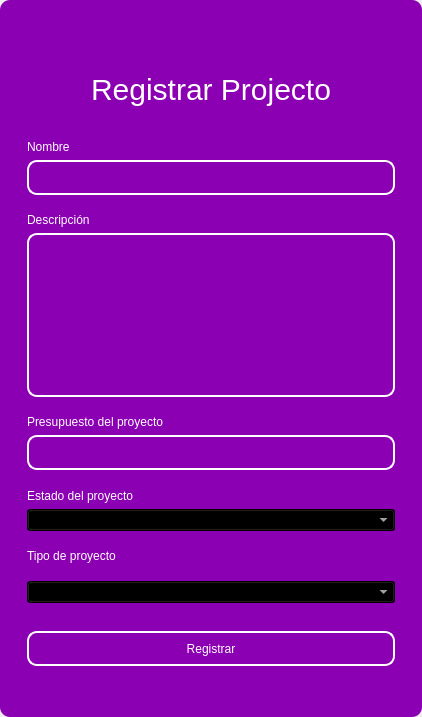
<?xml version="1.0" encoding="UTF-8"?>
<ui version="4.0">
 <class>MainWindow</class>
 <widget class="QMainWindow" name="MainWindow">
  <property name="geometry">
   <rect>
    <x>0</x>
    <y>0</y>
    <width>422</width>
    <height>717</height>
   </rect>
  </property>
  <property name="windowTitle">
   <string>MainWindow</string>
  </property>
  <property name="styleSheet">
   <string notr="true"/>
  </property>
  <widget class="QWidget" name="centralwidget">
   <property name="styleSheet">
    <string notr="true"/>
   </property>
   <layout class="QVBoxLayout" name="verticalLayout">
    <property name="spacing">
     <number>0</number>
    </property>
    <property name="leftMargin">
     <number>0</number>
    </property>
    <property name="topMargin">
     <number>0</number>
    </property>
    <property name="rightMargin">
     <number>0</number>
    </property>
    <property name="bottomMargin">
     <number>0</number>
    </property>
    <item>
     <widget class="QFrame" name="frame">
      <property name="enabled">
       <bool>true</bool>
      </property>
      <property name="styleSheet">
       <string notr="true">QFrame {
	border-radius:10px;
	background-color: rgb(140, 0, 179);
 }
</string>
      </property>
      <property name="frameShape">
       <enum>QFrame::StyledPanel</enum>
      </property>
      <property name="frameShadow">
       <enum>QFrame::Raised</enum>
      </property>
      <layout class="QVBoxLayout" name="verticalLayout_2">
       <item>
        <widget class="QFrame" name="frame_superior">
         <property name="minimumSize">
          <size>
           <width>0</width>
           <height>40</height>
          </size>
         </property>
         <property name="maximumSize">
          <size>
           <width>16777215</width>
           <height>40</height>
          </size>
         </property>
         <property name="styleSheet">
          <string notr="true">QPushButton{
border-radius:18px;
}

QPushButton:hover{
	background-color: rgb(0, 0, 0);
}
</string>
         </property>
         <property name="frameShape">
          <enum>QFrame::StyledPanel</enum>
         </property>
         <property name="frameShadow">
          <enum>QFrame::Raised</enum>
         </property>
         <layout class="QHBoxLayout" name="horizontalLayout_3">
          <property name="spacing">
           <number>4</number>
          </property>
          <property name="leftMargin">
           <number>0</number>
          </property>
          <property name="topMargin">
           <number>0</number>
          </property>
          <property name="rightMargin">
           <number>0</number>
          </property>
          <property name="bottomMargin">
           <number>0</number>
          </property>
          <item>
           <widget class="QPushButton" name="btn_icon">
            <property name="text">
             <string/>
            </property>
            <property name="iconSize">
             <size>
              <width>40</width>
              <height>40</height>
             </size>
            </property>
           </widget>
          </item>
          <item>
           <spacer name="horizontalSpacer_2">
            <property name="orientation">
             <enum>Qt::Horizontal</enum>
            </property>
            <property name="sizeHint" stdset="0">
             <size>
              <width>443</width>
              <height>20</height>
             </size>
            </property>
           </spacer>
          </item>
          <item>
           <widget class="QPushButton" name="bt_minimizar">
            <property name="minimumSize">
             <size>
              <width>38</width>
              <height>38</height>
             </size>
            </property>
            <property name="maximumSize">
             <size>
              <width>38</width>
              <height>38</height>
             </size>
            </property>
            <property name="cursor">
             <cursorShape>PointingHandCursor</cursorShape>
            </property>
            <property name="text">
             <string/>
            </property>
            <property name="icon">
             <iconset>
              <normaloff>image/minus.svg</normaloff>image/minus.svg</iconset>
            </property>
            <property name="iconSize">
             <size>
              <width>38</width>
              <height>38</height>
             </size>
            </property>
           </widget>
          </item>
          <item>
           <widget class="QPushButton" name="bt_maximizar">
            <property name="minimumSize">
             <size>
              <width>38</width>
              <height>38</height>
             </size>
            </property>
            <property name="maximumSize">
             <size>
              <width>38</width>
              <height>38</height>
             </size>
            </property>
            <property name="cursor">
             <cursorShape>PointingHandCursor</cursorShape>
            </property>
            <property name="text">
             <string/>
            </property>
            <property name="icon">
             <iconset>
              <normaloff>image/chevron-up.svg</normaloff>image/chevron-up.svg</iconset>
            </property>
            <property name="iconSize">
             <size>
              <width>38</width>
              <height>38</height>
             </size>
            </property>
           </widget>
          </item>
          <item>
           <widget class="QPushButton" name="bt_restaurar">
            <property name="minimumSize">
             <size>
              <width>38</width>
              <height>38</height>
             </size>
            </property>
            <property name="maximumSize">
             <size>
              <width>38</width>
              <height>38</height>
             </size>
            </property>
            <property name="cursor">
             <cursorShape>PointingHandCursor</cursorShape>
            </property>
            <property name="text">
             <string/>
            </property>
            <property name="icon">
             <iconset>
              <normaloff>image/chevron-down.svg</normaloff>image/chevron-down.svg</iconset>
            </property>
            <property name="iconSize">
             <size>
              <width>38</width>
              <height>38</height>
             </size>
            </property>
           </widget>
          </item>
          <item>
           <widget class="QPushButton" name="bt_cerrar">
            <property name="minimumSize">
             <size>
              <width>38</width>
              <height>38</height>
             </size>
            </property>
            <property name="maximumSize">
             <size>
              <width>38</width>
              <height>38</height>
             </size>
            </property>
            <property name="cursor">
             <cursorShape>PointingHandCursor</cursorShape>
            </property>
            <property name="text">
             <string/>
            </property>
            <property name="icon">
             <iconset>
              <normaloff>image/x.svg</normaloff>image/x.svg</iconset>
            </property>
            <property name="iconSize">
             <size>
              <width>38</width>
              <height>38</height>
             </size>
            </property>
           </widget>
          </item>
         </layout>
        </widget>
       </item>
       <item>
        <widget class="QFrame" name="frame_3">
         <property name="styleSheet">
          <string notr="true">QLabel {
	color: rgb(255, 255, 254);
	font: 12pt &quot;Arial&quot;;
	background-color: rgba(0, 0, 0,0);
}

QTextEdit{
background-color: rgba(0, 0, 0,0);
border-radius:10px; 
font: 12pt &quot;Arial&quot;;
color: rgb(255, 255, 254);
border: 2px solid  rgb(255, 255, 255);

}

QTextEdit:hover{
background-color: rgba(0, 0, 0,0);
border-radius:10px; 
font: 12pt &quot;Arial&quot;;
border: 2px solid  rgb(120, 0, 171);
}

QTextEdit:focus{
background-color: rgb(0, 0, 0);
border-radius:10px; 
font: 12pt &quot;Arial&quot;;
border: 2px solid rgb(120, 0, 171);
}

QLineEdit{
background-color: rgba(0, 0, 0,0);
border-radius:10px; 
font: 12pt &quot;Arial&quot;;
color: rgb(255, 255, 254);
border: 2px solid  rgb(255, 255, 255);

}

QLineEdit:hover{
background-color: rgba(0, 0, 0,0);
border-radius:10px; 
font: 12pt &quot;Arial&quot;;
border: 2px solid  rgb(120, 0, 171);
}

QLineEdit:focus{
background-color: rgb(0, 0, 0);
border-radius:10px; 
font: 12pt &quot;Arial&quot;;
border: 2px solid rgb(120, 0, 171);
}

QCheckBox{
	font: 12pt &quot;Arial&quot;;
	color: rgb(255, 255, 255);
}

QCheckBox::indicator {
    width: 18px;
    height:18px;
}

QCheckBox::indicator:unchecked {
   background-image: url(image/square.svg);
}

QCheckBox::indicator:checked {
   background-image: url(image/check-square.svg);
}

QPushButton{
border-radius:10px; 
font: 12pt &quot;Arial&quot;;
color: rgb(255, 255, 254);
border: 2px solid #ffffff;
}

QPushButton:hover{
border-radius:10px; 
font: 12pt &quot;Arial&quot;;
color: rgb(255, 255, 255);
border: 2px solid rgb(120, 0, 171);
	background-color: rgb(120, 0, 171);
}
</string>
         </property>
         <property name="frameShape">
          <enum>QFrame::StyledPanel</enum>
         </property>
         <property name="frameShadow">
          <enum>QFrame::Raised</enum>
         </property>
         <layout class="QHBoxLayout" name="horizontalLayout_4">
          <item>
           <layout class="QVBoxLayout" name="verticalLayout_4">
            <property name="spacing">
             <number>5</number>
            </property>
            <property name="rightMargin">
             <number>0</number>
            </property>
            <property name="bottomMargin">
             <number>0</number>
            </property>
            <item>
             <widget class="QLabel" name="label_3">
              <property name="minimumSize">
               <size>
                <width>100</width>
                <height>50</height>
               </size>
              </property>
              <property name="styleSheet">
               <string notr="true">font-size: 30px;
color: rgb(255, 255, 255);</string>
              </property>
              <property name="text">
               <string>Registrar Projecto</string>
              </property>
              <property name="alignment">
               <set>Qt::AlignCenter</set>
              </property>
             </widget>
            </item>
            <item>
             <widget class="QFrame" name="frame_4">
              <property name="maximumSize">
               <size>
                <width>400</width>
                <height>700</height>
               </size>
              </property>
              <property name="styleSheet">
               <string notr="true">QLabel {
	color: rgb(255, 255, 254);
	font: 12pt &quot;Arial&quot;;
	background-color: rgba(0, 0, 0,0);
}

QTextEdit{
background-color: rgba(0, 0, 0,0);
border-radius:10px; 
font: 12pt &quot;Arial&quot;;
color: rgb(255, 255, 254);
border: 2px solid  rgb(255, 255, 255);

}

QTextEdit:hover{
background-color: rgba(0, 0, 0,0);
border-radius:10px; 
font: 12pt &quot;Arial&quot;;
border: 2px solid  rgb(120, 0, 171);
}

QTextEdit:focus{
background-color: rgb(0, 0, 0);
border-radius:10px; 
font: 12pt &quot;Arial&quot;;
border: 2px solid rgb(120, 0, 171);
}

QLineEdit{
background-color: rgba(0, 0, 0,0);
border-radius:10px; 
font: 12pt &quot;Arial&quot;;
color: rgb(255, 255, 254);
border: 2px solid  rgb(255, 255, 255);

}

QLineEdit:hover{
background-color: rgba(0, 0, 0,0);
border-radius:10px; 
font: 12pt &quot;Arial&quot;;
border: 2px solid  rgb(120, 0, 171);
}

QLineEdit:focus{
background-color: rgb(0, 0, 0);
border-radius:10px; 
font: 12pt &quot;Arial&quot;;
border: 2px solid rgb(120, 0, 171);
}

QCheckBox{
	font: 12pt &quot;Arial&quot;;
	color: rgb(255, 255, 255);
}

QCheckBox::indicator {
    width: 18px;
    height:18px;
}

QCheckBox::indicator:unchecked {
   background-image: url(image/square.svg);
}

QCheckBox::indicator:checked {
   background-image: url(image/check-square.svg);
}

QPushButton{
border-radius:10px; 
font: 12pt &quot;Arial&quot;;
color: rgb(255, 255, 254);
border: 2px solid #ffffff;
}

QPushButton:hover{
border-radius:10px; 
font: 12pt &quot;Arial&quot;;
color: rgb(255, 255, 255);
border: 2px solid rgb(120, 0, 171);
	background-color: rgb(120, 0, 171);
}
</string>
              </property>
              <property name="frameShape">
               <enum>QFrame::StyledPanel</enum>
              </property>
              <property name="frameShadow">
               <enum>QFrame::Raised</enum>
              </property>
              <layout class="QVBoxLayout" name="verticalLayout_3">
               <property name="leftMargin">
                <number>9</number>
               </property>
               <property name="topMargin">
                <number>9</number>
               </property>
               <property name="rightMargin">
                <number>9</number>
               </property>
               <property name="bottomMargin">
                <number>9</number>
               </property>
               <item>
                <spacer name="verticalSpacer_3">
                 <property name="orientation">
                  <enum>Qt::Vertical</enum>
                 </property>
                 <property name="sizeHint" stdset="0">
                  <size>
                   <width>20</width>
                   <height>40</height>
                  </size>
                 </property>
                </spacer>
               </item>
               <item>
                <widget class="QLabel" name="label_4">
                 <property name="text">
                  <string>Nombre</string>
                 </property>
                </widget>
               </item>
               <item>
                <widget class="QLineEdit" name="nametxt">
                 <property name="minimumSize">
                  <size>
                   <width>0</width>
                   <height>35</height>
                  </size>
                 </property>
                 <property name="text">
                  <string/>
                 </property>
                </widget>
               </item>
               <item>
                <spacer name="verticalSpacer_4">
                 <property name="orientation">
                  <enum>Qt::Vertical</enum>
                 </property>
                 <property name="sizeHint" stdset="0">
                  <size>
                   <width>20</width>
                   <height>40</height>
                  </size>
                 </property>
                </spacer>
               </item>
               <item>
                <widget class="QLabel" name="label_8">
                 <property name="text">
                  <string>Descripción</string>
                 </property>
                </widget>
               </item>
               <item>
                <widget class="QTextEdit" name="descriptiontxt"/>
               </item>
               <item>
                <spacer name="verticalSpacer">
                 <property name="orientation">
                  <enum>Qt::Vertical</enum>
                 </property>
                 <property name="sizeHint" stdset="0">
                  <size>
                   <width>20</width>
                   <height>40</height>
                  </size>
                 </property>
                </spacer>
               </item>
               <item>
                <widget class="QLabel" name="label_5">
                 <property name="text">
                  <string>Presupuesto del proyecto</string>
                 </property>
                </widget>
               </item>
               <item>
                <widget class="QLineEdit" name="budgettxt">
                 <property name="minimumSize">
                  <size>
                   <width>0</width>
                   <height>35</height>
                  </size>
                 </property>
                 <property name="maximumSize">
                  <size>
                   <width>16777215</width>
                   <height>16777215</height>
                  </size>
                 </property>
                 <property name="echoMode">
                  <enum>QLineEdit::Normal</enum>
                 </property>
                </widget>
               </item>
               <item>
                <spacer name="verticalSpacer_5">
                 <property name="orientation">
                  <enum>Qt::Vertical</enum>
                 </property>
                 <property name="sizeHint" stdset="0">
                  <size>
                   <width>20</width>
                   <height>40</height>
                  </size>
                 </property>
                </spacer>
               </item>
               <item>
                <widget class="QLabel" name="label">
                 <property name="text">
                  <string>Estado del proyecto</string>
                 </property>
                </widget>
               </item>
               <item>
                <widget class="QComboBox" name="status_combobox">
                 <property name="styleSheet">
                  <string notr="true">background-color: rgb(0, 0, 0);
color: rgb(255, 255, 255);</string>
                 </property>
                </widget>
               </item>
               <item>
                <spacer name="verticalSpacer_6">
                 <property name="orientation">
                  <enum>Qt::Vertical</enum>
                 </property>
                 <property name="sizeHint" stdset="0">
                  <size>
                   <width>20</width>
                   <height>40</height>
                  </size>
                 </property>
                </spacer>
               </item>
               <item>
                <widget class="QLabel" name="label_2">
                 <property name="text">
                  <string>Tipo de proyecto</string>
                 </property>
                </widget>
               </item>
               <item>
                <spacer name="verticalSpacer_10">
                 <property name="orientation">
                  <enum>Qt::Vertical</enum>
                 </property>
                 <property name="sizeHint" stdset="0">
                  <size>
                   <width>20</width>
                   <height>40</height>
                  </size>
                 </property>
                </spacer>
               </item>
               <item>
                <widget class="QComboBox" name="type_combobox">
                 <property name="styleSheet">
                  <string notr="true">background-color: rgb(0, 0, 0);
color: rgb(255, 255, 255);</string>
                 </property>
                </widget>
               </item>
               <item>
                <spacer name="verticalSpacer_9">
                 <property name="orientation">
                  <enum>Qt::Vertical</enum>
                 </property>
                 <property name="sizeHint" stdset="0">
                  <size>
                   <width>20</width>
                   <height>50</height>
                  </size>
                 </property>
                </spacer>
               </item>
               <item>
                <widget class="QPushButton" name="btn_add">
                 <property name="minimumSize">
                  <size>
                   <width>0</width>
                   <height>35</height>
                  </size>
                 </property>
                 <property name="cursor">
                  <cursorShape>PointingHandCursor</cursorShape>
                 </property>
                 <property name="text">
                  <string>Registrar</string>
                 </property>
                </widget>
               </item>
               <item>
                <spacer name="verticalSpacer_7">
                 <property name="orientation">
                  <enum>Qt::Vertical</enum>
                 </property>
                 <property name="sizeHint" stdset="0">
                  <size>
                   <width>20</width>
                   <height>40</height>
                  </size>
                 </property>
                </spacer>
               </item>
               <item>
                <spacer name="verticalSpacer_8">
                 <property name="orientation">
                  <enum>Qt::Vertical</enum>
                 </property>
                 <property name="sizeHint" stdset="0">
                  <size>
                   <width>20</width>
                   <height>40</height>
                  </size>
                 </property>
                </spacer>
               </item>
              </layout>
             </widget>
            </item>
           </layout>
          </item>
         </layout>
        </widget>
       </item>
      </layout>
     </widget>
    </item>
   </layout>
  </widget>
 </widget>
 <resources/>
 <connections/>
</ui>
